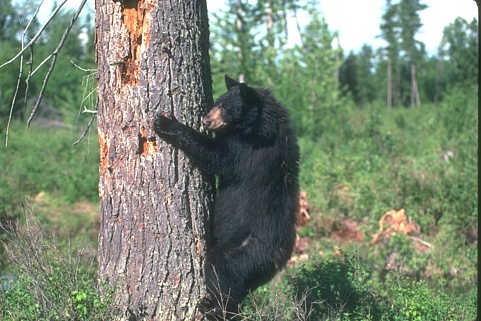
#> input picture RCF/data/HED-BSDS/test/100039.jpg, 481 x 321 px; its folder holds only this picture in this run
$ python comparison.py   (older library calls are emulated)
#> lines starting #> are read from the running program, lines starting #| are printed output that depends on the picture; after the words box and inside, x2 and y2 are one past the last pixel; in counts of white or black regions, pixels touching at a corner belong together
import numpy as np
import cv2
import os.path
import matplotlib.pyplot as plt
import scipy.io
import random
from sklearn.metrics import precision_score, recall_score, f1_score
from skimage.metrics import structural_similarity as ssim

output_path = os.path.join(os.getcwd() + '/RCF/output2/')
gt_path = os.path.join(os.getcwd() + '/extracted_tar/BSR/BSDS500/data/groundTruth/test/')
test_path = os.path.join(os.getcwd() + '/RCF/data/HED-BSDS/test/')

test_images = []
sobel_images = []
canny_images = []
model_output = []
gt_mat = []


for img in os.listdir(test_path):
    test_images.append(img)

test_images.sort()

for img in test_images:
    image = cv2.imread(os.path.join(test_path + img))
#> image is the input picture: shape (321, 481, 3); mean B, G, R 114.7, 134.6, 122.4
    image = cv2.cvtColor(image, cv2.COLOR_BGR2RGB)
    grayimg = cv2.cvtColor(image, cv2.COLOR_BGR2GRAY)
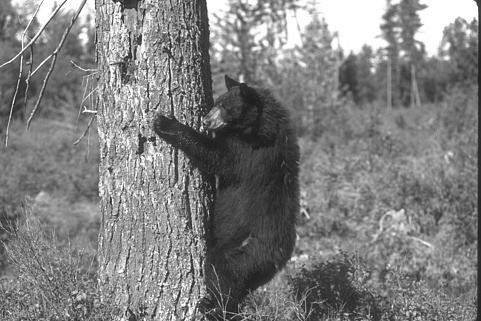
#> grayimg: shape (321, 481); min 26, max 255, mean 127.2
    sobelX = cv2.Sobel(grayimg, cv2.CV_64F, 1, 0, ksize=3)
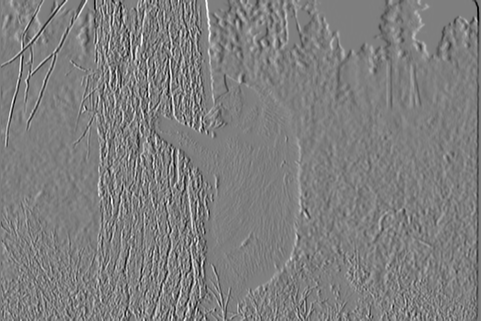
#> sobelX: shape (321, 481) float64; min -805, max 812, mean -1; drawn with min black and max white
    sobelY = cv2.Sobel(grayimg, cv2.CV_64F, 0, 1, ksize=3)
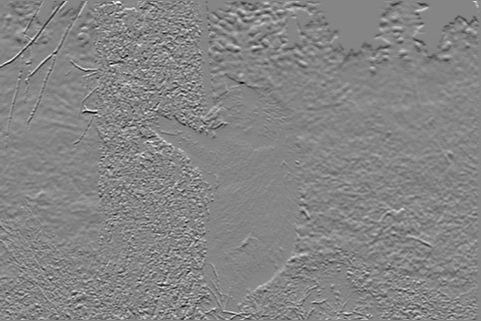
#> sobelY: shape (321, 481) float64; min -722, max 656, mean -2.1; drawn with min black and max white
    canny = cv2.Canny(grayimg, 100, 200)
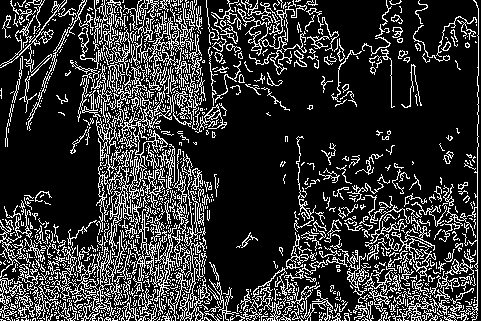
#> canny: shape (321, 481); 20.3% white in thin lines or dots
    edgeimg = cv2.magnitude(sobelX,sobelY)
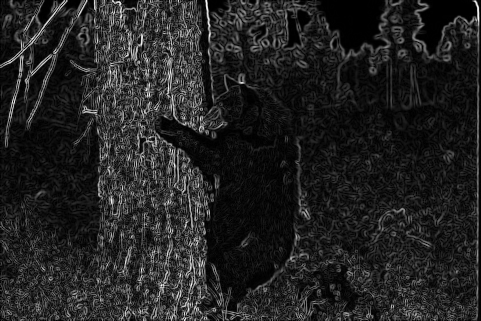
#> edgeimg: shape (321, 481) float64; min 0, max 820.2, mean 113.2; drawn with min black and max white
    edgeimg = (edgeimg / edgeimg.max()) * 255
    edgeimg = edgeimg.astype(np.uint8)
    sobel_images.append(edgeimg)
    canny_images.append(canny)


#> (the run stopped early here; a loop or call above may not have finished)

$ run again, on RCF/data/HED-BSDS/test/103078.jpg
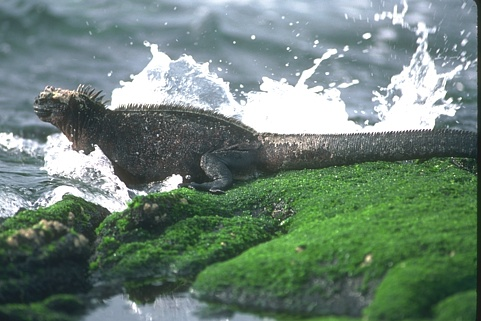
#> input picture RCF/data/HED-BSDS/test/103078.jpg, 481 x 321 px
#> image is the input picture: shape (321, 481, 3); mean B, G, R 118.2, 130.3, 109.2
#> `canny = cv2.Canny(grayimg, 100, 200)`:
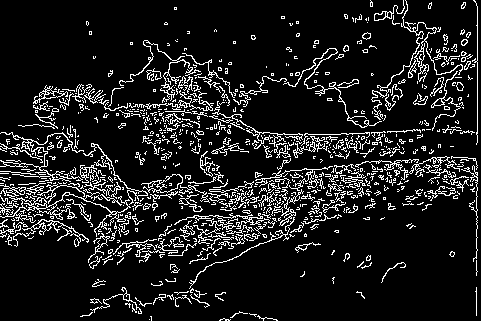
#> canny: shape (321, 481); 11.6% white in thin lines or dots
#> `edgeimg = cv2.magnitude(sobelX,sobelY)`:
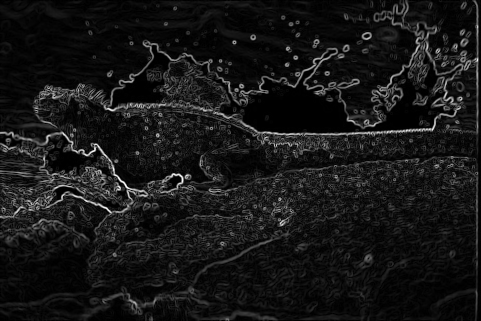
#> edgeimg: shape (321, 481) float64; min 0, max 825.3, mean 74.3; drawn with min black and max white

$ run again, on RCF/data/HED-BSDS/test/106005.jpg
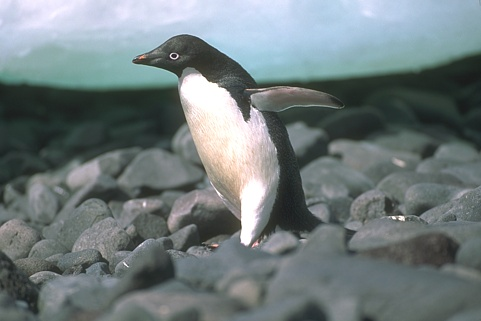
#> input picture RCF/data/HED-BSDS/test/106005.jpg, 481 x 321 px
#> image is the input picture: shape (321, 481, 3); mean B, G, R 125.2, 123.8, 112.9
#> `canny = cv2.Canny(grayimg, 100, 200)`:
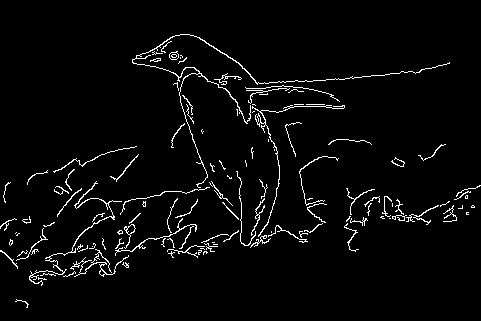
#> canny: shape (321, 481); 3.4% white in thin lines or dots, all inside (x1, y1, x2, y2) = (0, 34, 481, 308)
#> `edgeimg = cv2.magnitude(sobelX,sobelY)`:
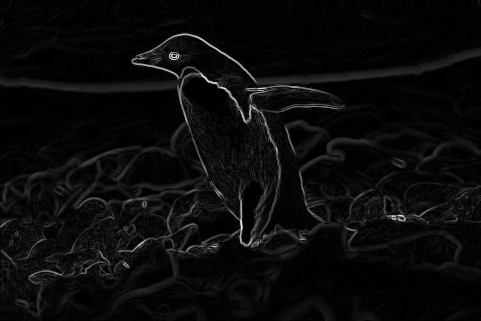
#> edgeimg: shape (321, 481) float64; min 0, max 830.5, mean 36.7; drawn with min black and max white
